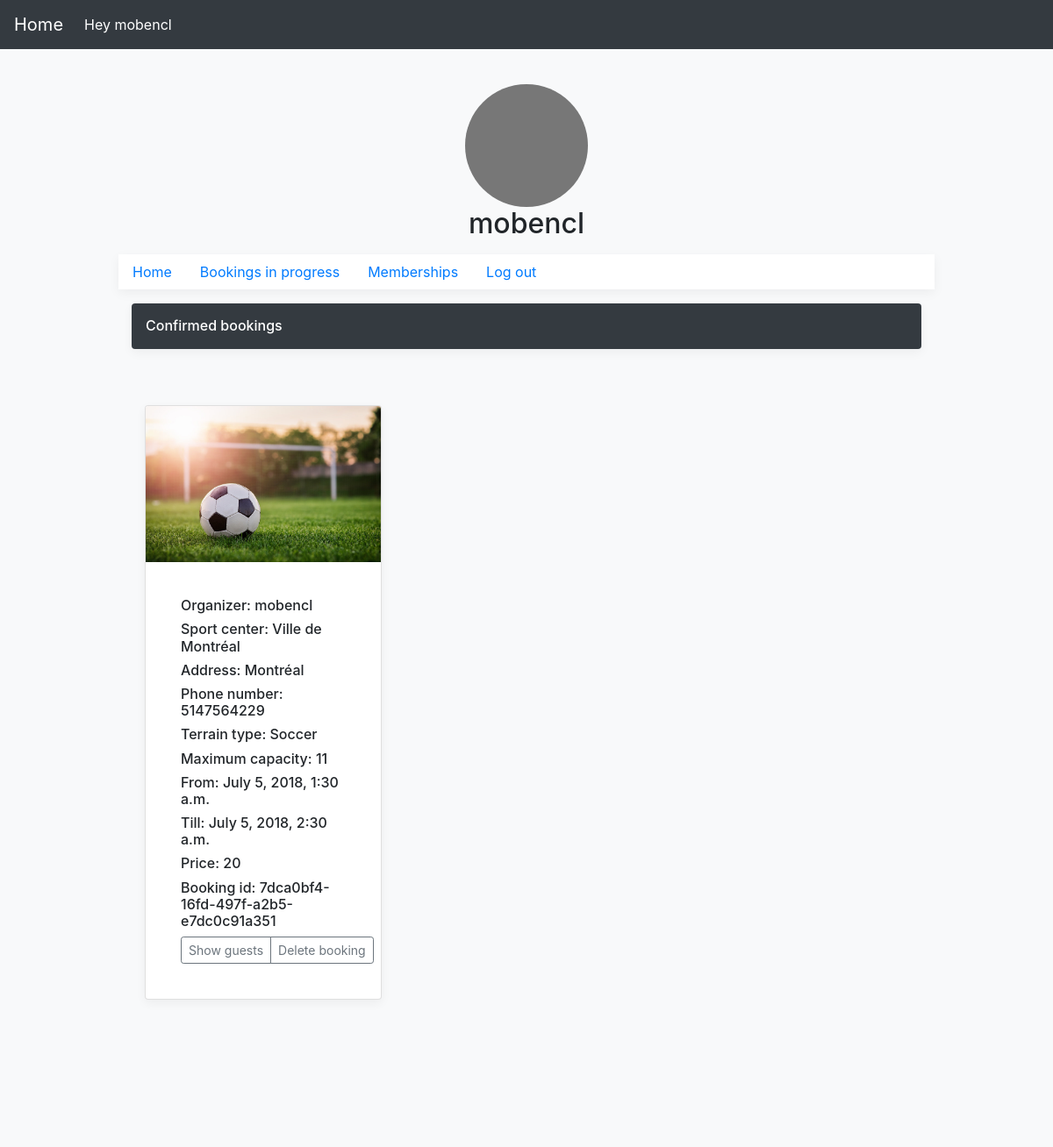
The page /Booking/player/bookings/confirmed/ (signed in) on the database its author committed.
### Booking/models.py (models this page shows)
class Booking_inprogress(models.Model):
    user = models.ForeignKey(User, on_delete = models.CASCADE)
    terrain = models.ForeignKey(Terrain, on_delete = models.CASCADE)
    email = models.EmailField(max_length=254)
    bookingFrom = models.DateTimeField(null=True)
    bookingUntil = models.DateTimeField(null=True)
    creation_date= models.DateTimeField(auto_now_add=True)
    booking_id = models.CharField(max_length=254,null=True)
    terraintype = models.CharField(max_length=254)
    status = models.IntegerField(blank=True)
    guestnumber = models.IntegerField(default=0)
    price = models.IntegerField(default=0)
    expiration=models.BooleanField(default=False)
    class Meta:
        verbose_name_plural = 'Booking_inprogress'

### accounts/models.py (models this page shows)
class Terrain (models.Model):
    terrainAvailibility =  models.ForeignKey(User,on_delete=models.CASCADE)
    TerrainType = models.CharField(max_length  = 255)
    minimumCapacity = models.IntegerField(default = 0)
    maximumCapacity = models.IntegerField(default = 0)
    Price= models.IntegerField(default = 0)
    photo = models.ImageField(upload_to='user_directory_path',default='')
    path= models.CharField(max_length=255,default='user_directory_path')
    class Meta:
        verbose_name_plural = 'Terrain'

class ProfileUser(models.Model):
    user = models.OneToOneField(User,on_delete=models.CASCADE, null=True)
    role = models.CharField(max_length=255,null=True)
    address = models.CharField(max_length=255,null=True)
    phone = models.CharField(max_length = 10,null=True)
    postalcode = models.CharField(max_length=6,null=True)
    sportcenterName = models.CharField(max_length=255,default='')
    photo = models.ImageField(upload_to='user_directory_path',default='',blank=True)
    path= models.CharField(max_length=255,default='user_directory_path')

### Booking/views.py (the view)
def show_confirmedbookings(request):
    user=request.user
    confirmedbooking_list = Booking_inprogress.objects.filter(user=user).filter(status=1)
    guest_list=Guest.objects.filter(user=user).filter(status=1)
    return render(request,'player/confirmed_bookings.html',{'Booking_inprogress': confirmedbooking_list,'Guest':guest_list})

### Booking/Templates/player/confirmed_bookings.html (shortened to what this page needs)
<!doctype html>
{% load static %}
<html lang="en">
  <head>
    <link href="{% static 'accounts/register/css/bootstrap.min.css' %}" rel="stylesheet">
    <link href="{% static 'accounts/register/css/form-validation.css' %}" rel="stylesheet">
     <link href="https://getbootstrap.com/docs/4.1/examples/offcanvas/offcanvas.css" rel="stylesheet">
  </head>
  <body class="bg-light" background="https://images2.alphacoders.com/774/thumb-1920-774372.jpg">
    <div class="container">
          <div class="py-5 text-center">
          </div>
          <header>
          <nav class="navbar navbar-expand-md navbar-dark fixed-top bg-dark">
            <a class="navbar-brand" href="#">Home</a>
            <div class="collapse navbar-collapse" id="navbarCollapse">
              <ul class="navbar-nav mr-auto">
                <li class="nav-item active">
                  <a class="nav-link">Hey {{ user }} <span class="sr-only">(current)</span></a>
                </li>
              </ul> </nav>
            </header>
            <center class="row">
            <div class="col-lg-12">
              <img class="rounded-circle" alt="Generic placeholder image" width="140" height="140">
              <h2>{{ user }}</h2>
            </center>
  <div class="nav-scroller bg-white box-shadow">
      <nav class="nav nav-underline">
        <a class="nav-link active" href="/account/profile/player/">Home</a>
        <a class="nav-link" href="/Booking/player/bookings/inprogress/">Bookings in progress</a>
        <a class="nav-link" href="/account/profile/player/confirmed_memberships/">Memberships</a>
        <a class="nav-link" href="/account/logout/">Log out</a>
      </nav>
    </div>
    <main role="main" class="container">
      <div class="d-flex align-items-center p-3 my-3 text-white-50 bg-dark rounded box-shadow">
        <div class="lh-100">
          {% if Booking_inprogress  %}
          <h6 class="mb-0 text-white lh-100">Confirmed bookings</h6>
          {% else  %}
          <h6 class="mb-0 text-white lh-100">You don't have any confirmed bookings</h6>
                    {% endif  %}
        </div>
      </div>
      <div class="album py-5 bg-light">
              <div class="container">
                <div class="row">
  {% for Booking_inprogress in Booking_inprogress %}
                  <div class="col-md-4">
                    <div class="card mb-4 box-shadow">
                      {% if Booking_inprogress.terrain.photo %}
                      <img class="card-img-top" src =  "{{ Booking_inprogress.terrain.photo.url }}" alt="Card image cap">
                      {% endif %}
                      <div class="card-body">
                        <div class="card-body">
                            <h6 class="card-text"> Organizer: {{ Booking_inprogress.user.username }}</h6>
                          <h6 class="card-text"> Sport center: {{ Booking_inprogress.terrain.terrainAvailibility.profileuser.sportcenterName }}</h6>
                          <h6 class="card-text"> Address: {{ Booking_inprogress.terrain.terrainAvailibility.profileuser.address }}</h6>
                          <h6 class="card-text"> Phone number: {{ Booking_inprogress.terrain.terrainAvailibility.profileuser.phone }}</h6>
                          <h6 class="card-text"> Terrain type: {{ Booking_inprogress.terrain.TerrainType }}</h6>
                          <h6 class="card-text"> Maximum capacity: {{ Booking_inprogress.terrain.maximumCapacity }}</h6>
                          <h6 class="card-text"> From: {{ Booking_inprogress.bookingFrom }}</h6>
                          <h6 class="card-text">Till: {{ Booking_inprogress.bookingUntil }}</h6>
                            <h6 class="card-text">Price: {{ Booking_inprogress.price }}</h6>
                          <h6 class="card-text">Booking id: {{ Booking_inprogress.booking_id }}</h6>
                        <div class="d-flex justify-content-between align-items-center">
                          <div class="btn-group">
                            <a role="button" class="btn btn-sm btn-outline-secondary" href="{% url 'Booking:showconfirmedguest' Booking_inprogress.id %}" >Show guests</a>
                            <a role="button" class="btn btn-sm btn-outline-secondary" href="{% url 'Booking:deleteconfirmedbooking' Booking_inprogress.id %}" >Delete booking</a>
                          </div>
                        </div>
                        </div>
                        </div>
                      </div>
                      </div>
  {% endfor %}
</div>
</div>
</div>
<div class="album py-5 bg-light">
</div>
    </main>
              </body>
              </html>

### accounts/static/accounts/register/css/form-validation.css (style rules this page uses)
.container { max-width: 960px; }
.box-shadow { box-shadow: 0 .25rem .75rem rgba(0, 0, 0, .05); }

### rows shown on the page
Booking_inprogress: terrain.photo (picture), user.username "mobencl", terrain.terrainAvailibility.profileuser.sportcenterName "Ville de Montréal", terrain.terrainAvailibility.profileuser.address "Montréal", terrain.terrainAvailibility.profileuser.phone "5147564229", terrain.TerrainType "Soccer", terrain.maximumCapacity "11", bookingFrom "July 5, 2018, 1:30 a.m.", bookingUntil "July 5, 2018, 2:30 a.m.", price "20", booking_id "7dca0bf4-16fd-497f-a2b5-e7dc0c91a351"

### other values the page prints
{{ user }} "mobencl"
